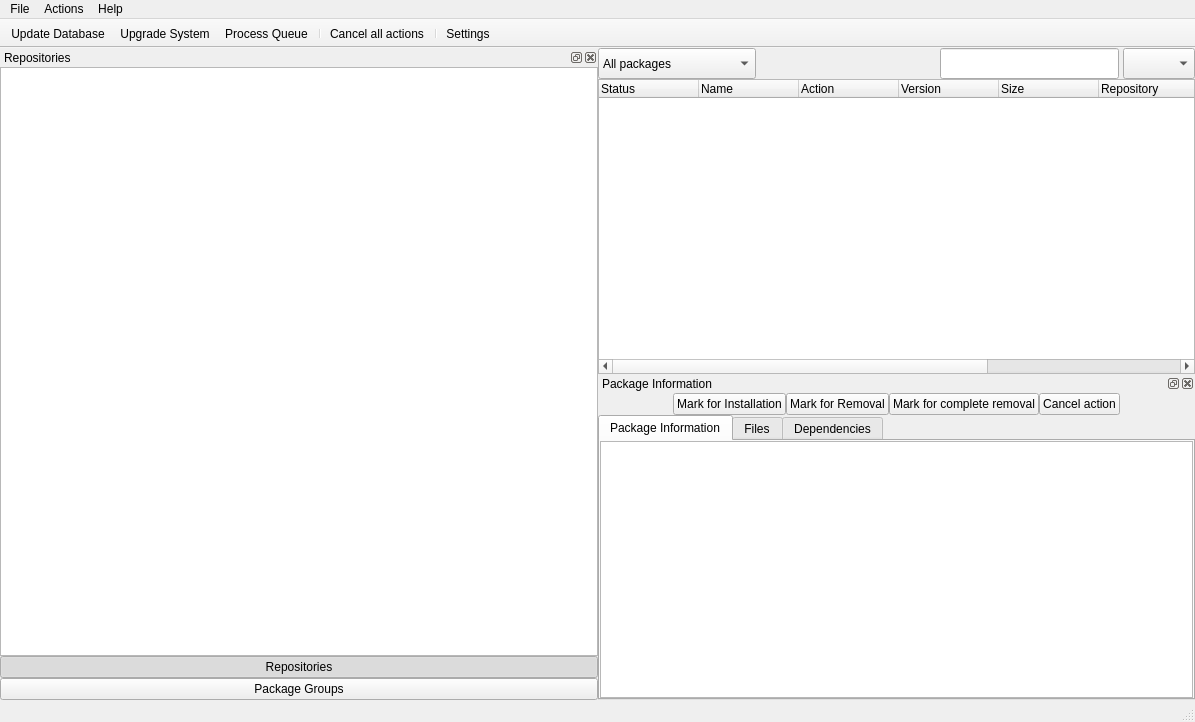
<ui version="4.0" >
 <class>MainWindow</class>
 <widget class="QMainWindow" name="MainWindow" >
  <property name="geometry" >
   <rect>
    <x>0</x>
    <y>0</y>
    <width>1195</width>
    <height>722</height>
   </rect>
  </property>
  <property name="windowTitle" >
   <string>Shaman</string>
  </property>
  <property name="toolButtonStyle" >
   <enum>Qt::ToolButtonTextUnderIcon</enum>
  </property>
  <property name="dockNestingEnabled" >
   <bool>true</bool>
  </property>
  <property name="dockOptions" >
   <set>QMainWindow::AllowNestedDocks|QMainWindow::AllowTabbedDocks|QMainWindow::AnimatedDocks|QMainWindow::ForceTabbedDocks|QMainWindow::VerticalTabs</set>
  </property>
  <property name="unifiedTitleAndToolBarOnMac" >
   <bool>false</bool>
  </property>
  <widget class="QWidget" name="centralwidget" >
   <layout class="QGridLayout" >
    <item row="0" column="1" >
     <layout class="QVBoxLayout" >
      <property name="topMargin" >
       <number>0</number>
      </property>
      <item>
       <layout class="QHBoxLayout" >
        <property name="spacing" >
         <number>4</number>
        </property>
        <item>
         <widget class="QComboBox" name="packageSwitchCombo" >
          <property name="sizePolicy" >
           <sizepolicy vsizetype="Ignored" hsizetype="Maximum" >
            <horstretch>0</horstretch>
            <verstretch>0</verstretch>
           </sizepolicy>
          </property>
          <item>
           <property name="text" >
            <string>All packages</string>
           </property>
          </item>
          <item>
           <property name="text" >
            <string>Installed packages</string>
           </property>
          </item>
          <item>
           <property name="text" >
            <string>Not installed packages</string>
           </property>
          </item>
          <item>
           <property name="text" >
            <string>Upgradeable packages</string>
           </property>
          </item>
          <item>
           <property name="text" >
            <string>Packages in Queue</string>
           </property>
          </item>
         </widget>
        </item>
        <item>
         <spacer>
          <property name="orientation" >
           <enum>Qt::Horizontal</enum>
          </property>
          <property name="sizeHint" >
           <size>
            <width>40</width>
            <height>31</height>
           </size>
          </property>
         </spacer>
        </item>
        <item>
         <widget class="QLineEdit" name="searchLine" >
          <property name="sizePolicy" >
           <sizepolicy vsizetype="Ignored" hsizetype="MinimumExpanding" >
            <horstretch>0</horstretch>
            <verstretch>0</verstretch>
           </sizepolicy>
          </property>
          <property name="inputMask" >
           <string/>
          </property>
          <property name="text" >
           <string/>
          </property>
         </widget>
        </item>
        <item>
         <widget class="QComboBox" name="nameDescBox" >
          <property name="sizePolicy" >
           <sizepolicy vsizetype="Ignored" hsizetype="Preferred" >
            <horstretch>0</horstretch>
            <verstretch>0</verstretch>
           </sizepolicy>
          </property>
         </widget>
        </item>
       </layout>
      </item>
      <item>
       <widget class="QTreeWidget" name="pkgsViewWG" >
        <property name="sizePolicy" >
         <sizepolicy vsizetype="MinimumExpanding" hsizetype="MinimumExpanding" >
          <horstretch>0</horstretch>
          <verstretch>0</verstretch>
         </sizepolicy>
        </property>
        <property name="indentation" >
         <number>0</number>
        </property>
        <property name="rootIsDecorated" >
         <bool>false</bool>
        </property>
        <property name="itemsExpandable" >
         <bool>false</bool>
        </property>
        <property name="sortingEnabled" >
         <bool>false</bool>
        </property>
        <column>
         <property name="text" >
          <string>Status</string>
         </property>
        </column>
        <column>
         <property name="text" >
          <string>Name</string>
         </property>
        </column>
        <column>
         <property name="text" >
          <string>Action</string>
         </property>
        </column>
        <column>
         <property name="text" >
          <string>Version</string>
         </property>
        </column>
        <column>
         <property name="text" >
          <string>Size</string>
         </property>
        </column>
        <column>
         <property name="text" >
          <string>Repository</string>
         </property>
        </column>
        <column>
         <property name="text" >
          <string>Groups</string>
         </property>
        </column>
        <column>
         <property name="text" >
          <string>Description</string>
         </property>
        </column>
        <column>
         <property name="text" >
          <string>Action-Text</string>
         </property>
        </column>
       </widget>
      </item>
     </layout>
    </item>
    <item rowspan="2" row="0" column="0" >
     <widget class="QDockWidget" name="dockWidget_2" >
      <property name="floating" >
       <bool>false</bool>
      </property>
      <property name="features" >
       <set>QDockWidget::AllDockWidgetFeatures</set>
      </property>
      <property name="allowedAreas" >
       <set>Qt::AllDockWidgetAreas</set>
      </property>
      <property name="windowTitle" >
       <string>Repositories</string>
      </property>
      <widget class="QWidget" name="dockWidgetContents_2" >
       <layout class="QGridLayout" >
        <item row="0" column="0" >
         <layout class="QVBoxLayout" >
          <item>
           <widget class="QListWidget" name="repoList" >
            <property name="sizePolicy" >
             <sizepolicy vsizetype="Preferred" hsizetype="Preferred" >
              <horstretch>0</horstretch>
              <verstretch>0</verstretch>
             </sizepolicy>
            </property>
           </widget>
          </item>
          <item>
           <widget class="QPushButton" name="switchToRepo" >
            <property name="sizePolicy" >
             <sizepolicy vsizetype="Maximum" hsizetype="Preferred" >
              <horstretch>0</horstretch>
              <verstretch>0</verstretch>
             </sizepolicy>
            </property>
            <property name="text" >
             <string>Repositories</string>
            </property>
            <property name="icon" >
             <iconset resource="qtpacman.qrc" >:/Icons/icons/network-server-database.png</iconset>
            </property>
            <property name="checkable" >
             <bool>true</bool>
            </property>
            <property name="checked" >
             <bool>true</bool>
            </property>
           </widget>
          </item>
          <item>
           <widget class="QPushButton" name="switchToGrps" >
            <property name="sizePolicy" >
             <sizepolicy vsizetype="Maximum" hsizetype="Preferred" >
              <horstretch>0</horstretch>
              <verstretch>0</verstretch>
             </sizepolicy>
            </property>
            <property name="text" >
             <string>Package Groups</string>
            </property>
            <property name="icon" >
             <iconset resource="qtpacman.qrc" >:/Icons/icons/bookmark-new-list.png</iconset>
            </property>
            <property name="checkable" >
             <bool>true</bool>
            </property>
           </widget>
          </item>
         </layout>
        </item>
       </layout>
      </widget>
     </widget>
    </item>
    <item row="1" column="1" >
     <widget class="QDockWidget" name="dockWidget" >
      <property name="floating" >
       <bool>false</bool>
      </property>
      <property name="features" >
       <set>QDockWidget::AllDockWidgetFeatures</set>
      </property>
      <property name="windowTitle" >
       <string>Package Information</string>
      </property>
      <widget class="QWidget" name="dockWidgetContents" >
       <layout class="QGridLayout" >
        <item row="0" column="0" >
         <layout class="QVBoxLayout" >
          <item>
           <layout class="QHBoxLayout" >
            <item>
             <spacer>
              <property name="orientation" >
               <enum>Qt::Horizontal</enum>
              </property>
              <property name="sizeType" >
               <enum>QSizePolicy::MinimumExpanding</enum>
              </property>
              <property name="sizeHint" >
               <size>
                <width>40</width>
                <height>20</height>
               </size>
              </property>
             </spacer>
            </item>
            <item>
             <widget class="QPushButton" name="installButton" >
              <property name="sizePolicy" >
               <sizepolicy vsizetype="Fixed" hsizetype="Fixed" >
                <horstretch>0</horstretch>
                <verstretch>0</verstretch>
               </sizepolicy>
              </property>
              <property name="toolTip" >
               <string>Install selected package</string>
              </property>
              <property name="text" >
               <string>Mark for Installation</string>
              </property>
              <property name="icon" >
               <iconset resource="qtpacman.qrc" >:/Icons/icons/list-add.png</iconset>
              </property>
             </widget>
            </item>
            <item>
             <widget class="QPushButton" name="removeButton" >
              <property name="sizePolicy" >
               <sizepolicy vsizetype="Fixed" hsizetype="Fixed" >
                <horstretch>0</horstretch>
                <verstretch>0</verstretch>
               </sizepolicy>
              </property>
              <property name="toolTip" >
               <string>Remove selected package</string>
              </property>
              <property name="text" >
               <string>Mark for Removal</string>
              </property>
              <property name="icon" >
               <iconset resource="qtpacman.qrc" >:/Icons/icons/list-remove.png</iconset>
              </property>
             </widget>
            </item>
            <item>
             <widget class="QPushButton" name="completeRemoveButton" >
              <property name="sizePolicy" >
               <sizepolicy vsizetype="Fixed" hsizetype="Fixed" >
                <horstretch>0</horstretch>
                <verstretch>0</verstretch>
               </sizepolicy>
              </property>
              <property name="toolTip" >
               <string>Complete Remove selected package (pacman -Rcs)</string>
              </property>
              <property name="text" >
               <string>Mark for complete removal</string>
              </property>
              <property name="icon" >
               <iconset resource="qtpacman.qrc" >:/Icons/icons/edit-delete.png</iconset>
              </property>
             </widget>
            </item>
            <item>
             <widget class="QPushButton" name="cancelButton" >
              <property name="sizePolicy" >
               <sizepolicy vsizetype="Fixed" hsizetype="Fixed" >
                <horstretch>0</horstretch>
                <verstretch>0</verstretch>
               </sizepolicy>
              </property>
              <property name="toolTip" >
               <string>Cancel action for selected package</string>
              </property>
              <property name="text" >
               <string>Cancel action</string>
              </property>
              <property name="icon" >
               <iconset resource="qtpacman.qrc" >:/Icons/icons/dialog-cancel.png</iconset>
              </property>
             </widget>
            </item>
            <item>
             <spacer>
              <property name="orientation" >
               <enum>Qt::Horizontal</enum>
              </property>
              <property name="sizeType" >
               <enum>QSizePolicy::MinimumExpanding</enum>
              </property>
              <property name="sizeHint" >
               <size>
                <width>40</width>
                <height>20</height>
               </size>
              </property>
             </spacer>
            </item>
           </layout>
          </item>
          <item>
           <widget class="QTabWidget" name="PkgInfos" >
            <property name="sizePolicy" >
             <sizepolicy vsizetype="Preferred" hsizetype="Minimum" >
              <horstretch>0</horstretch>
              <verstretch>0</verstretch>
             </sizepolicy>
            </property>
            <property name="currentIndex" >
             <number>0</number>
            </property>
            <widget class="QWidget" name="tab" >
             <attribute name="title" >
              <string>Package Information</string>
             </attribute>
             <attribute name="icon" >
              <iconset resource="qtpacman.qrc" >:/Icons/icons/help-about.png</iconset>
             </attribute>
             <layout class="QGridLayout" >
              <item row="0" column="0" >
               <widget class="QTextEdit" name="pkgInfo" >
                <property name="enabled" >
                 <bool>true</bool>
                </property>
                <property name="sizePolicy" >
                 <sizepolicy vsizetype="Preferred" hsizetype="Preferred" >
                  <horstretch>0</horstretch>
                  <verstretch>0</verstretch>
                 </sizepolicy>
                </property>
                <property name="acceptDrops" >
                 <bool>false</bool>
                </property>
                <property name="undoRedoEnabled" >
                 <bool>false</bool>
                </property>
                <property name="readOnly" >
                 <bool>true</bool>
                </property>
                <property name="acceptRichText" >
                 <bool>false</bool>
                </property>
               </widget>
              </item>
             </layout>
            </widget>
            <widget class="QWidget" name="tab_2" >
             <attribute name="title" >
              <string>Files</string>
             </attribute>
             <attribute name="icon" >
              <iconset resource="qtpacman.qrc" >:/Icons/icons/document-open-folder.png</iconset>
             </attribute>
             <layout class="QGridLayout" >
              <item row="0" column="0" >
               <widget class="QTreeWidget" name="filesWidget" >
                <column>
                 <property name="text" >
                  <string>1</string>
                 </property>
                </column>
               </widget>
              </item>
             </layout>
            </widget>
            <widget class="QWidget" name="dependenciesTab" >
             <attribute name="title" >
              <string>Dependencies</string>
             </attribute>
             <layout class="QGridLayout" >
              <item row="0" column="0" >
               <widget class="QListWidget" name="dependenciesWidget" />
              </item>
             </layout>
            </widget>
           </widget>
          </item>
         </layout>
        </item>
       </layout>
      </widget>
     </widget>
    </item>
   </layout>
  </widget>
  <widget class="QMenuBar" name="menubar" >
   <property name="geometry" >
    <rect>
     <x>0</x>
     <y>0</y>
     <width>1195</width>
     <height>27</height>
    </rect>
   </property>
   <widget class="QMenu" name="menuFile" >
    <property name="title" >
     <string>File</string>
    </property>
    <addaction name="actionQuit" />
   </widget>
   <widget class="QMenu" name="menuHelp" >
    <property name="title" >
     <string>Help</string>
    </property>
    <addaction name="actionAbout" />
   </widget>
   <widget class="QMenu" name="menuActions" >
    <property name="title" >
     <string>Actions</string>
    </property>
    <widget class="QMenu" name="menuInstall_and_Build_from_Source" >
     <property name="title" >
      <string>Build and Install from Source</string>
     </property>
     <addaction name="actionUpdate_ABS_Tree" />
     <addaction name="separator" />
     <addaction name="actionBuild_and_Install_Selected" />
    </widget>
    <addaction name="actionUpdate_Database" />
    <addaction name="actionUpgrade_System" />
    <addaction name="separator" />
    <addaction name="actionProcess_Queue" />
    <addaction name="actionInstall_Package_From_File" />
    <addaction name="separator" />
    <addaction name="menuInstall_and_Build_from_Source" />
    <addaction name="separator" />
    <addaction name="actionPacman_Preferences" />
   </widget>
   <addaction name="menuFile" />
   <addaction name="menuActions" />
   <addaction name="menuHelp" />
  </widget>
  <widget class="QToolBar" name="toolBar" >
   <property name="acceptDrops" >
    <bool>true</bool>
   </property>
   <property name="windowTitle" >
    <string>Quick Actions</string>
   </property>
   <property name="movable" >
    <bool>false</bool>
   </property>
   <attribute name="toolBarArea" >
    <enum>TopToolBarArea</enum>
   </attribute>
   <attribute name="toolBarBreak" >
    <bool>false</bool>
   </attribute>
   <addaction name="actionUpdate_Database" />
   <addaction name="actionUpgrade_System" />
   <addaction name="actionProcess_Queue" />
   <addaction name="separator" />
   <addaction name="actionCancel_all_actions" />
   <addaction name="separator" />
   <addaction name="actionPacman_Preferences" />
  </widget>
  <widget class="QStatusBar" name="statusBar" />
  <action name="actionPackage_Repositories" >
   <property name="icon" >
    <iconset resource="qtpacman.qrc" >:/Icons/icons/network-server-database.png</iconset>
   </property>
   <property name="text" >
    <string>Package Repositories</string>
   </property>
  </action>
  <action name="actionPacman_Preferences" >
   <property name="icon" >
    <iconset resource="qtpacman.qrc" >:/Icons/icons/preferences-system.png</iconset>
   </property>
   <property name="text" >
    <string>Settings...</string>
   </property>
  </action>
  <action name="actionAbout" >
   <property name="icon" >
    <iconset resource="qtpacman.qrc" >:/Icons/icons/help-about.png</iconset>
   </property>
   <property name="text" >
    <string>About...</string>
   </property>
  </action>
  <action name="actionUpdate_Database" >
   <property name="icon" >
    <iconset resource="qtpacman.qrc" >:/Icons/icons/view-refresh.png</iconset>
   </property>
   <property name="text" >
    <string>Update Database</string>
   </property>
  </action>
  <action name="actionUpgrade_System" >
   <property name="icon" >
    <iconset resource="qtpacman.qrc" >:/Icons/icons/edit-redo.png</iconset>
   </property>
   <property name="text" >
    <string>Upgrade System</string>
   </property>
  </action>
  <action name="actionInstall_Package_From_File" >
   <property name="icon" >
    <iconset resource="qtpacman.qrc" >:/Icons/icons/document-open.png</iconset>
   </property>
   <property name="text" >
    <string>Install Package From File</string>
   </property>
   <property name="menuRole" >
    <enum>QAction::TextHeuristicRole</enum>
   </property>
  </action>
  <action name="actionUpdate_ABS_Tree" >
   <property name="text" >
    <string>Update ABS Tree</string>
   </property>
  </action>
  <action name="actionBuild_and_Install_Selected" >
   <property name="text" >
    <string>Build and Install Queue</string>
   </property>
  </action>
  <action name="actionQuit" >
   <property name="icon" >
    <iconset resource="qtpacman.qrc" >:/Icons/icons/application-exit.png</iconset>
   </property>
   <property name="text" >
    <string comment="Quit the application" >Quit</string>
   </property>
  </action>
  <action name="actionProcess_Queue" >
   <property name="icon" >
    <iconset resource="qtpacman.qrc" >:/Icons/icons/dialog-ok-apply.png</iconset>
   </property>
   <property name="text" >
    <string>Process Queue</string>
   </property>
  </action>
  <action name="actionCancel_all_actions" >
   <property name="icon" >
    <iconset resource="qtpacman.qrc" >:/Icons/icons/dialog-cancel.png</iconset>
   </property>
   <property name="text" >
    <string>Cancel all actions</string>
   </property>
  </action>
 </widget>
 <layoutdefault spacing="0" margin="0" />
 <resources>
  <include location="qtpacman.qrc" />
 </resources>
 <connections/>
</ui>
